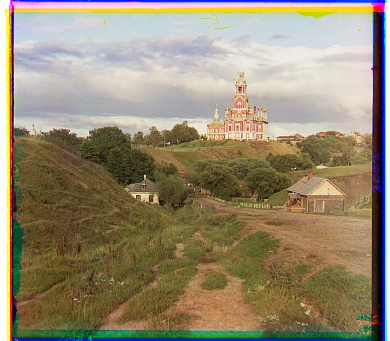
#> input picture proj1/output/cathedral_pyramid.jpg, 390 x 341 px
$ python make_contact_sheet.py
#> lines starting #> are read from the running program, lines starting #| are printed output that depends on the picture
from pathlib import Path
import matplotlib.pyplot as plt


PROJECT_DIR = Path(__file__).resolve().parents[1]
OUTPUT_DIR = PROJECT_DIR / "output"

names = [
    "cathedral", "monastery", "tobolsk", "church",
    "emir", "harvesters", "icon", "ilemselga",
    "melons", "religous_painting", "self_portrait",
    "siren", "three_generations", "wharf",
]

fig, axes = plt.subplots(4, 4, figsize=(16, 16))
axes = axes.flatten()

for ax, name in zip(axes, names):
    filename = (
        "emir_edges.jpg"
        if name == "emir"
        else f"{name}_pyramid.jpg"
    )

    image = plt.imread(OUTPUT_DIR / filename)
#> image is the input picture: shape (341, 390, 3); mean R, G, B 149.1, 137.8, 113.8

    # Crop borders only for easier visual inspection
    h, w = image.shape[:2]
#> h = 341; w = 390
    image = image[int(h * 0.04):int(h * 0.96),
                  int(w * 0.04):int(w * 0.96)]
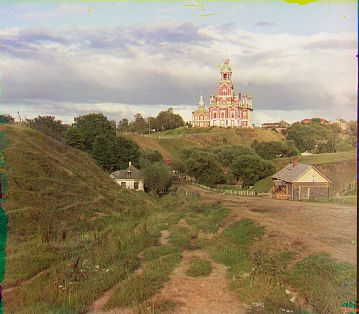
#> image: shape (314, 359, 3); mean R, G, B 151.5, 138.2, 111
#> (the run stopped early here; a loop or call above may not have finished)
